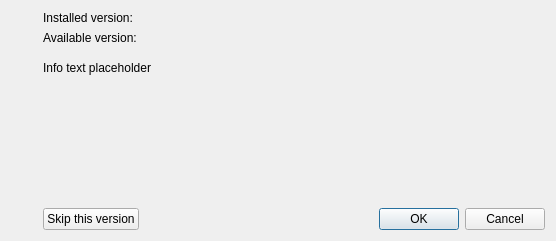
<?xml version="1.0" encoding="UTF-8"?>
<ui version="4.0">
 <class>AppImageUpdateAvailableWidgetUi</class>
 <widget class="QWidget" name="AppImageUpdateAvailableWidgetUi">
  <property name="geometry">
   <rect>
    <x>0</x>
    <y>0</y>
    <width>556</width>
    <height>241</height>
   </rect>
  </property>
  <property name="sizePolicy">
   <sizepolicy hsizetype="Minimum" vsizetype="MinimumExpanding">
    <horstretch>0</horstretch>
    <verstretch>0</verstretch>
   </sizepolicy>
  </property>
  <layout class="QHBoxLayout" name="horizontalLayout">
   <item>
    <layout class="QVBoxLayout" name="verticalLayout_2">
     <property name="sizeConstraint">
      <enum>QLayout::SizeConstraint::SetMinimumSize</enum>
     </property>
     <item>
      <widget class="QLabel" name="appIconLabel"/>
     </item>
     <item>
      <spacer name="verticalSpacer_2">
       <property name="orientation">
        <enum>Qt::Orientation::Vertical</enum>
       </property>
       <property name="sizeHint" stdset="0">
        <size>
         <width>20</width>
         <height>40</height>
        </size>
       </property>
      </spacer>
     </item>
    </layout>
   </item>
   <item>
    <layout class="QVBoxLayout" name="verticalLayout">
     <property name="leftMargin">
      <number>6</number>
     </property>
     <item>
      <widget class="QLabel" name="installedVersionLabel">
       <property name="sizePolicy">
        <sizepolicy hsizetype="MinimumExpanding" vsizetype="Fixed">
         <horstretch>0</horstretch>
         <verstretch>0</verstretch>
        </sizepolicy>
       </property>
       <property name="text">
        <string notr="true">Installed version:</string>
       </property>
      </widget>
     </item>
     <item>
      <widget class="QLabel" name="availableVersionLabel">
       <property name="sizePolicy">
        <sizepolicy hsizetype="MinimumExpanding" vsizetype="Fixed">
         <horstretch>0</horstretch>
         <verstretch>0</verstretch>
        </sizepolicy>
       </property>
       <property name="text">
        <string notr="true">Available version:</string>
       </property>
      </widget>
     </item>
     <item>
      <spacer name="verticalSpacer">
       <property name="orientation">
        <enum>Qt::Orientation::Vertical</enum>
       </property>
       <property name="sizeType">
        <enum>QSizePolicy::Policy::Minimum</enum>
       </property>
       <property name="sizeHint" stdset="0">
        <size>
         <width>20</width>
         <height>10</height>
        </size>
       </property>
      </spacer>
     </item>
     <item>
      <widget class="QLabel" name="infoLabel">
       <property name="sizePolicy">
        <sizepolicy hsizetype="MinimumExpanding" vsizetype="MinimumExpanding">
         <horstretch>0</horstretch>
         <verstretch>0</verstretch>
        </sizepolicy>
       </property>
       <property name="minimumSize">
        <size>
         <width>350</width>
         <height>10</height>
        </size>
       </property>
       <property name="text">
        <string notr="true">Info text placeholder</string>
       </property>
       <property name="alignment">
        <set>Qt::AlignmentFlag::AlignLeading|Qt::AlignmentFlag::AlignLeft|Qt::AlignmentFlag::AlignTop</set>
       </property>
       <property name="wordWrap">
        <bool>true</bool>
       </property>
      </widget>
     </item>
     <item>
      <layout class="QHBoxLayout" name="horizontalLayout_2">
       <property name="topMargin">
        <number>10</number>
       </property>
       <item>
        <widget class="QPushButton" name="skipButton">
         <property name="text">
          <string>Skip this version</string>
         </property>
        </widget>
       </item>
       <item>
        <widget class="QDialogButtonBox" name="buttonBox">
         <property name="orientation">
          <enum>Qt::Orientation::Horizontal</enum>
         </property>
         <property name="standardButtons">
          <set>QDialogButtonBox::StandardButton::Cancel|QDialogButtonBox::StandardButton::Ok</set>
         </property>
        </widget>
       </item>
      </layout>
     </item>
    </layout>
   </item>
  </layout>
 </widget>
 <resources/>
 <connections/>
 <slots>
  <slot>accept()</slot>
  <slot>reject()</slot>
 </slots>
</ui>
